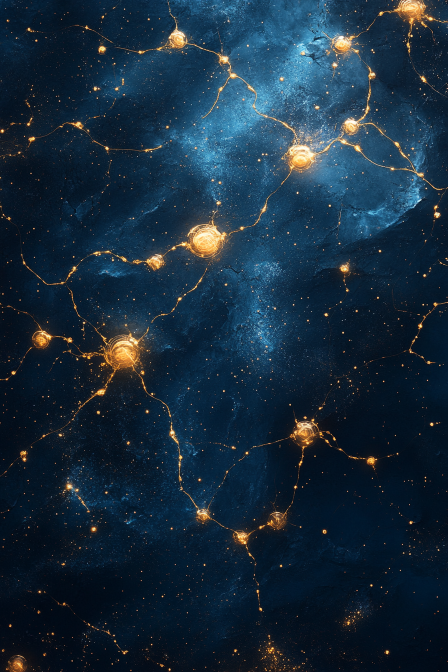
#> input picture book/art/aphoticshaman_abstract_data_visualization_artwork_infinite_pa_91645e3a-c4bc-45ee-8c4f-ba900b5f1704_3.png, 896 x 1344 px (shown at 1/2 size)
$ python -i forge.py   (imports and definitions only)
#> lines starting #> are read from the running program, lines starting #| are printed output that depends on the picture; after the words box and inside, x2 and y2 are one past the last pixel; in counts of white or black regions, pixels touching at a corner belong together
#!/usr/bin/env python3
"""
LatticeForge Image Toolkit - S-Tier Photoshop Operations via CLI
Usage: python forge.py <command> [options] <input> <output>

Commands:
  crop        - Crop image (--box x,y,w,h or --ratio 16:9 --gravity center)
  resize      - Resize image (--width, --height, --scale, --fit cover|contain)
  rembg       - Remove background (AI-powered)
  replace-bg  - Remove bg and add new one (--bg color|image)
  overlay     - Composite images (--overlay path --position --opacity)
  watermark   - Add watermark (--text or --image, --position, --opacity)
  filter      - Apply filter (--blur, --sharpen, --contrast, --brightness, --saturation)
  border      - Add border/frame (--size --color --style solid|glow|gradient)
  shadow      - Add drop shadow (--blur --offset --color)
  round       - Round corners (--radius)
  favicon     - Generate favicon set from logo
  social      - Generate social media sizes (og, twitter, instagram)
  batch       - Process multiple files
  extract     - Extract from black bg to transparent
  tint        - Color tint/overlay (--color --mode multiply|overlay|screen)
  info        - Show image info
"""

import sys
import os
import argparse
from pathlib import Path

try:
    from PIL import Image, ImageFilter, ImageEnhance, ImageDraw, ImageFont, ImageOps
    import numpy as np
except ImportError as e:
    print(f"Missing dependency: {e}")
    print("Run: pip install pillow numpy")
    sys.exit(1)

# Optional imports
try:
    from rembg import remove as rembg_remove
    HAS_REMBG = True
except ImportError:
    HAS_REMBG = False

try:
    import cv2
    HAS_CV2 = True
except ImportError:
    HAS_CV2 = False


class ImageForge:
    """S-tier image manipulation toolkit"""

    def __init__(self, input_path: str):
        self.input_path = Path(input_path)
        self.image = Image.open(input_path)
#> self.image is the input picture: PIL image 896x1344 RGB; mean R, G, B 22.7, 43.5, 60.4
        # Ensure RGBA for transparency support
        if self.image.mode != 'RGBA':
            self.image = self.image.convert('RGBA')
#> self.image: PIL image 896x1344 RGBA

    # [25 lines left out: functions save, crop_box, not called in this run]

    def crop_ratio(self, ratio: str, gravity: str = 'center'):
        """Crop to aspect ratio with gravity"""
        w, h = self.image.size
        target_w, target_h = map(int, ratio.split(':'))
        target_ratio = target_w / target_h
        current_ratio = w / h

        if current_ratio > target_ratio:
            # Too wide, crop width
            new_w = int(h * target_ratio)
            new_h = h
        else:
            # Too tall, crop height
            new_w = w
            new_h = int(w / target_ratio)

        # Calculate position based on gravity
        if gravity == 'center':
            x = (w - new_w) // 2
            y = (h - new_h) // 2
        elif gravity == 'top':
            x, y = (w - new_w) // 2, 0
        elif gravity == 'bottom':
            x, y = (w - new_w) // 2, h - new_h
        elif gravity == 'left':
            x, y = 0, (h - new_h) // 2
        elif gravity == 'right':
            x, y = w - new_w, (h - new_h) // 2
        else:
            x, y = 0, 0

        self.image = self.image.crop((x, y, x + new_w, y + new_h))
        return self

    def crop_circle(self):
        """Crop to circle (for avatars)"""
        size = min(self.image.size)
#> size = 896
        # Center crop to square first
        self.crop_ratio('1:1', 'center')
#> in crop_ratio, `self.image = self.image.crop((x, y, x + new_w, y + new_h))`:
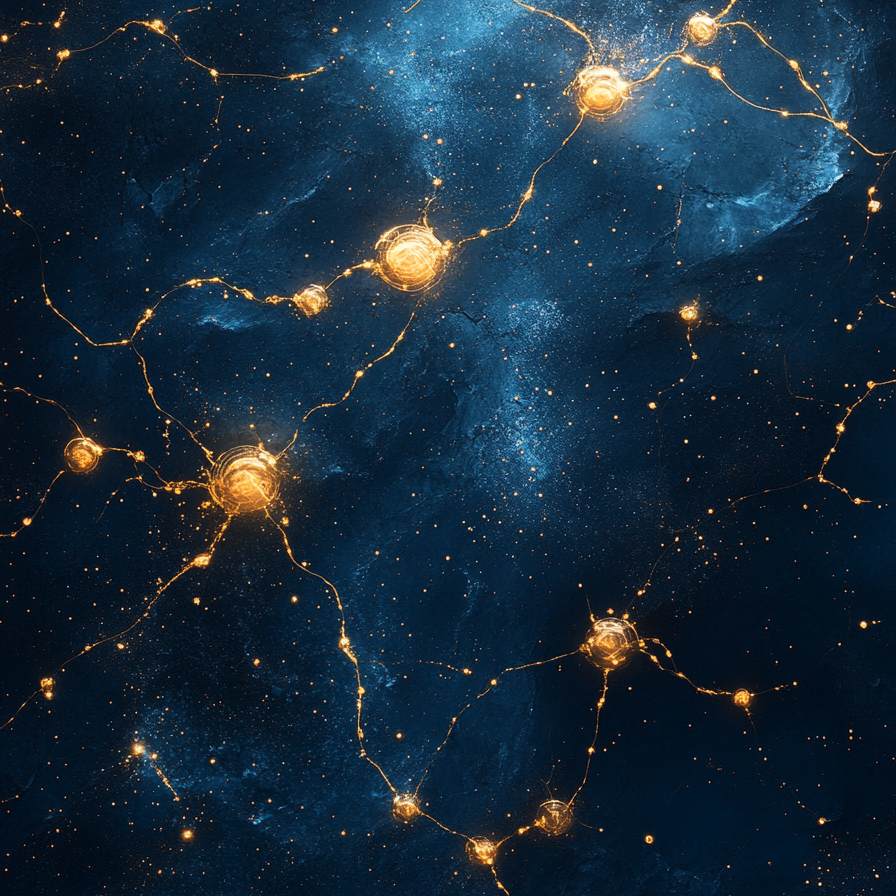
#> self.image: PIL image 896x896 RGBA; mean R, G, B, A 23.3, 43.9, 60.7, 255

        # Create circular mask
        mask = Image.new('L', (size, size), 0)
#> mask: PIL image 896x896 L; every value is 0
        draw = ImageDraw.Draw(mask)
        draw.ellipse((0, 0, size, size), fill=255)

        # Apply mask
        self.image = self.image.resize((size, size), Image.Resampling.LANCZOS)
        self.image.putalpha(mask)
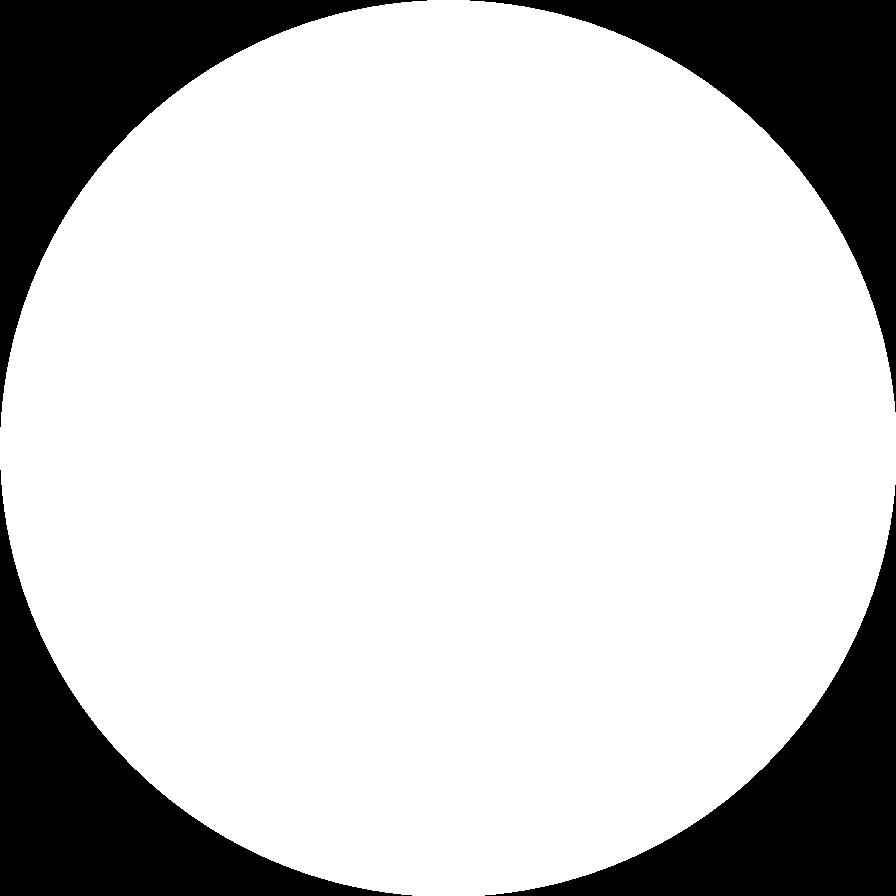
#> mask: PIL image 896x896 L; 78.7% white; 4 black regions, box (x1, y1, x2, y2) and area: (0, 0, 427, 427) 43207, (470, 0, 896, 412) 42780, (0, 470, 412, 896) 42780, (485, 485, 896, 896) 42354
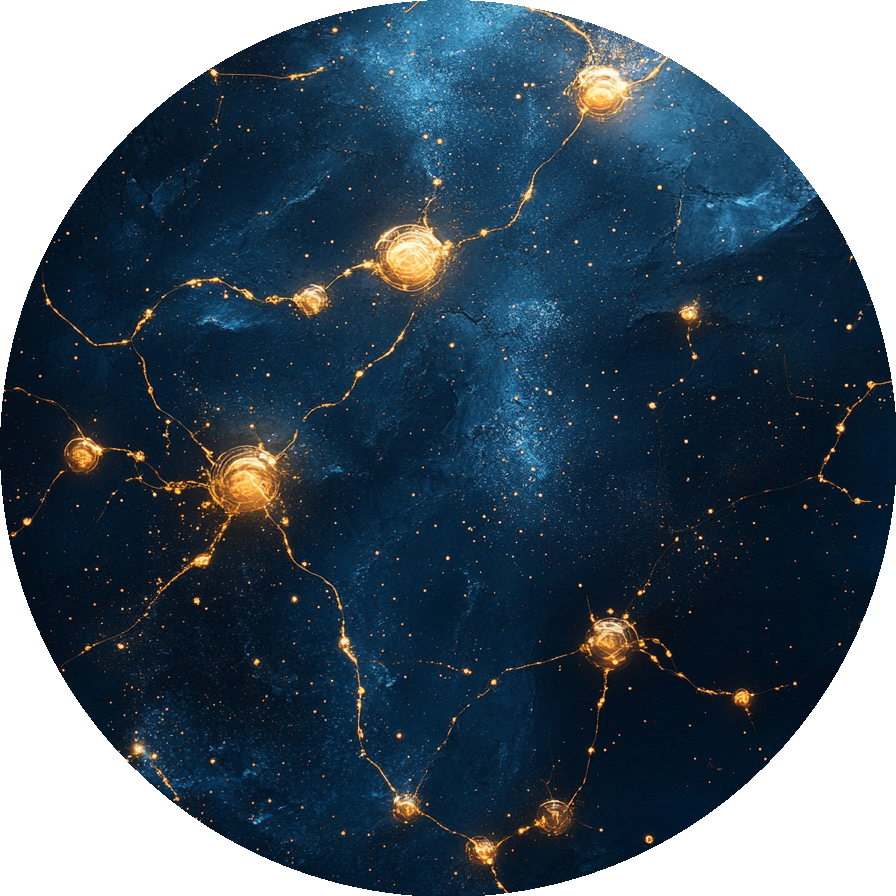
#> self.image: PIL image 896x896 RGBA; mean R, G, B, A 23.3, 43.9, 60.7, 200.6; transparent parts drawn white
        return self

    # === RESIZING ===
    # [436 lines left out: functions resize, remove_background, extract_from_black, replace_background, overlay, watermark_text and 16 more, not called in this run]


# [2 lines not run here, left out]

>>> result = ImageForge('../../book/art/aphoticshaman_abstract_data_visualization_artwork_infinite_pa_91645e3a-c4bc-45ee-8c4f-ba900b5f1704_3.png').crop_circle()

$ run again, on book/art/aphoticshaman_abstract_visualization_of_artificial_neural_net_a79cea31-f274-4fe1-bdc7-87e1ed3c4fb7_3.png
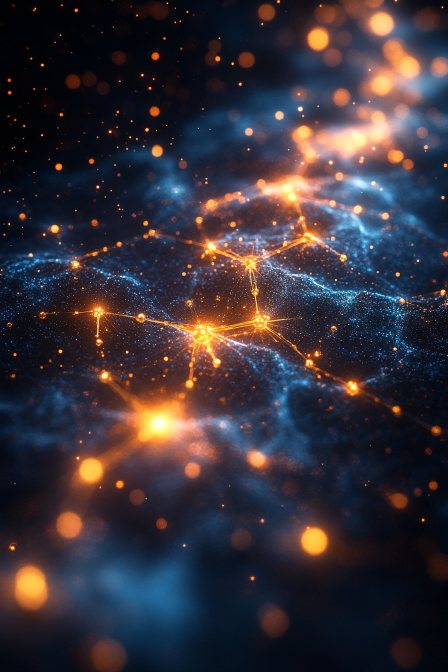
#> input picture book/art/aphoticshaman_abstract_visualization_of_artificial_neural_net_a79cea31-f274-4fe1-bdc7-87e1ed3c4fb7_3.png, 896 x 1344 px (shown at 1/2 size)
#> in __init__, self.image is the input picture: PIL image 896x1344 RGB; mean R, G, B 55.3, 49.3, 56.9
#> in crop_ratio, `self.image = self.image.crop((x, y, x + new_w, y + new_h))`:
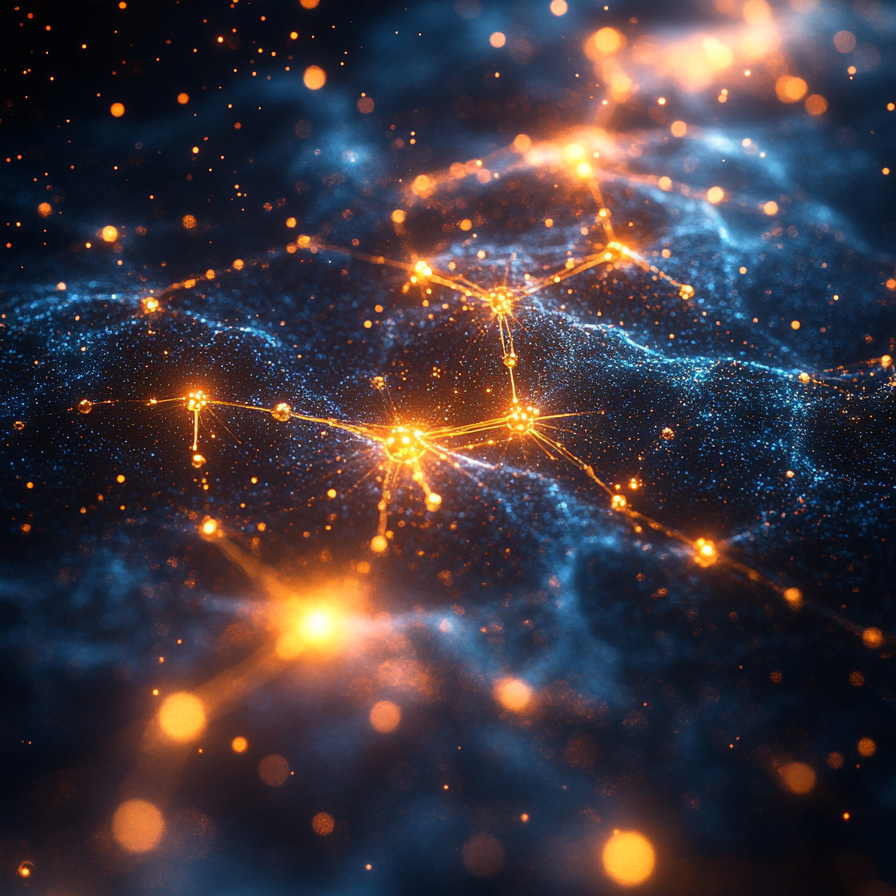
#> self.image: PIL image 896x896 RGBA; mean R, G, B, A 64.6, 55.9, 62.9, 255
#> in crop_circle, `self.image.putalpha(mask)`:
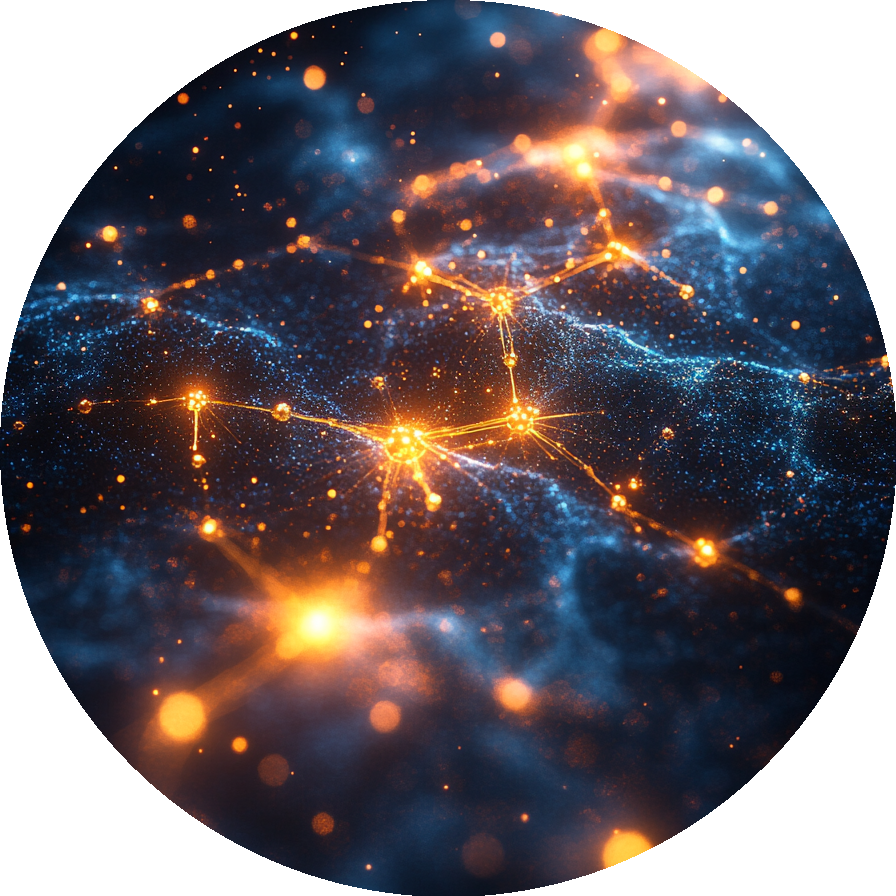
#> self.image: PIL image 896x896 RGBA; mean R, G, B, A 64.6, 55.9, 62.9, 200.6; transparent parts drawn white

$ run again, on book/art/aphoticshaman_abstract_visualization_of_intelligence_emerging_498a7851-0fb4-4f34-b308-4330aec9b1ca_2.png
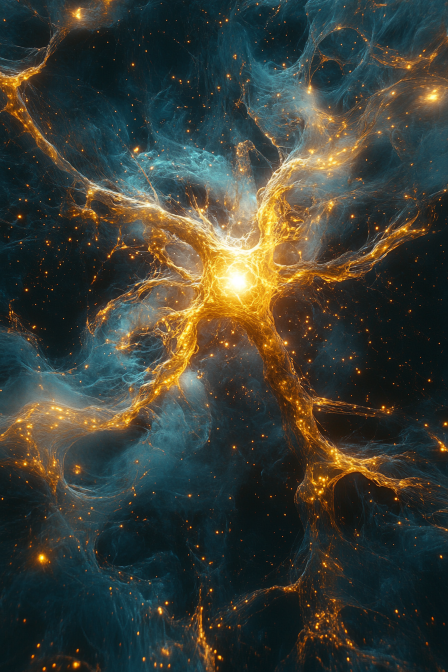
#> input picture book/art/aphoticshaman_abstract_visualization_of_intelligence_emerging_498a7851-0fb4-4f34-b308-4330aec9b1ca_2.png, 896 x 1344 px (shown at 1/2 size)
#> in __init__, self.image is the input picture: PIL image 896x1344 RGB; mean R, G, B 59.8, 63, 54.2
#> in crop_ratio, `self.image = self.image.crop((x, y, x + new_w, y + new_h))`:
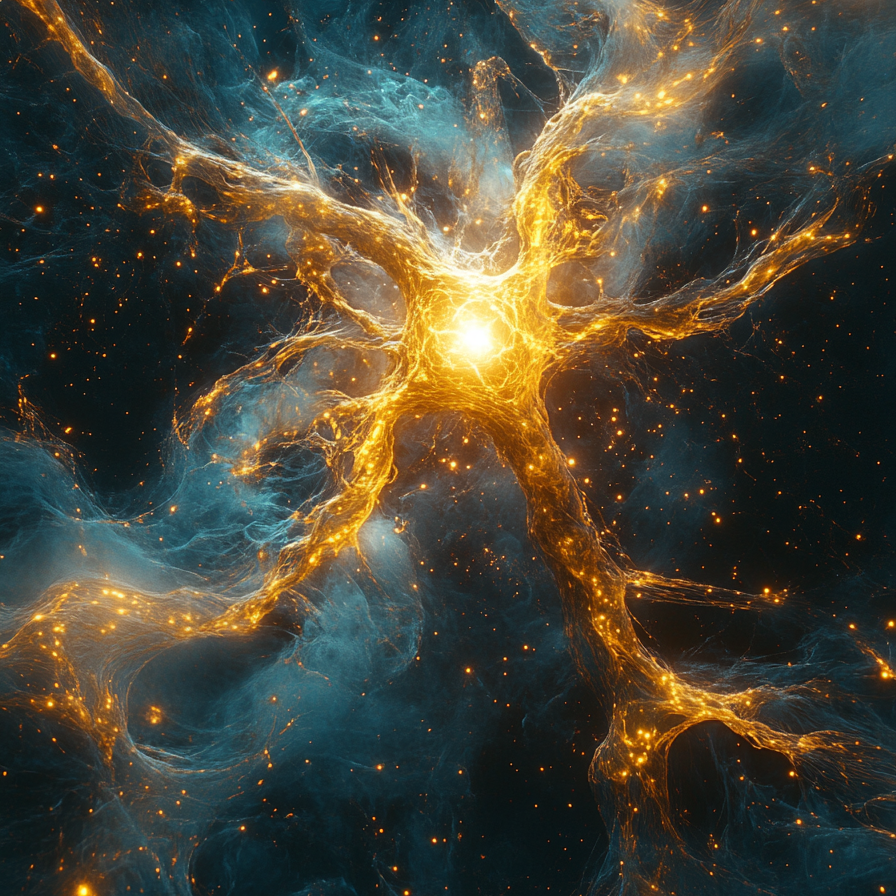
#> self.image: PIL image 896x896 RGBA; mean R, G, B, A 72.1, 70.4, 57.1, 255
#> in crop_circle, `self.image.putalpha(mask)`:
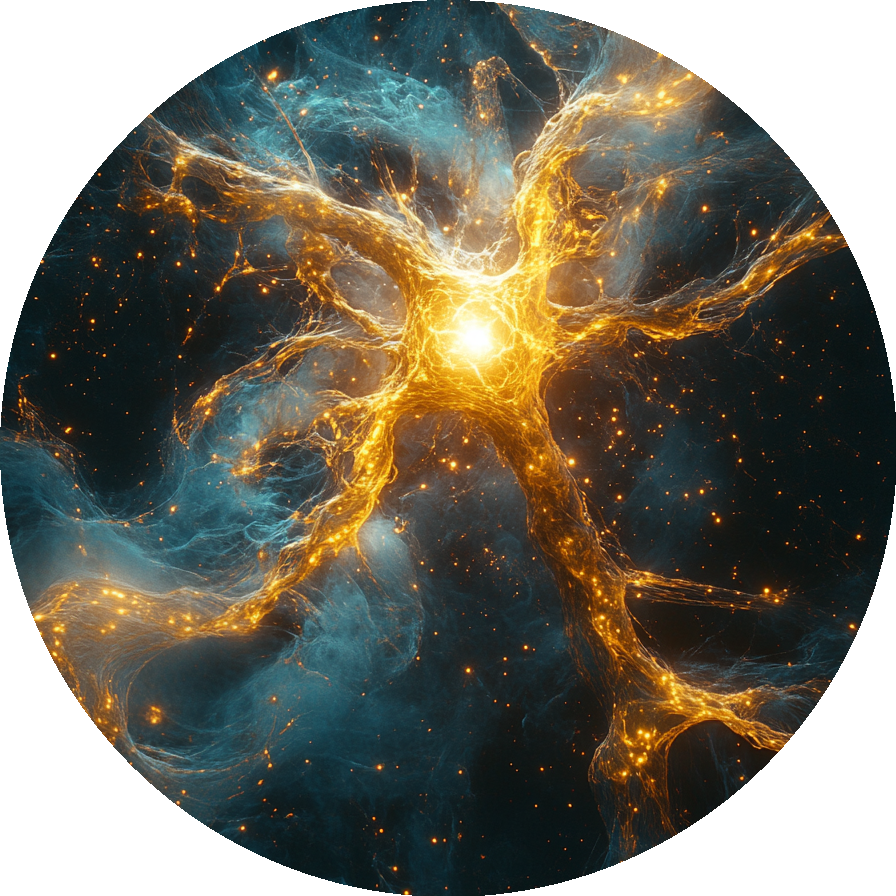
#> self.image: PIL image 896x896 RGBA; mean R, G, B, A 72.1, 70.4, 57.1, 200.6; transparent parts drawn white
